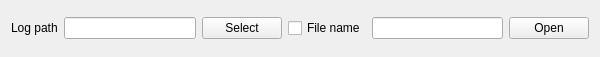
<?xml version="1.0" encoding="UTF-8"?>
<ui version="4.0">
 <class>LogFilePathClass</class>
 <widget class="QWidget" name="LogFilePathClass">
  <property name="geometry">
   <rect>
    <x>0</x>
    <y>0</y>
    <width>600</width>
    <height>57</height>
   </rect>
  </property>
  <property name="windowTitle">
   <string>LogFilePath</string>
  </property>
  <layout class="QVBoxLayout" name="verticalLayout">
   <item>
    <layout class="QHBoxLayout" name="horizontalLayout_7">
     <item>
      <widget class="QLabel" name="label_7">
       <property name="text">
        <string>Log path</string>
       </property>
      </widget>
     </item>
     <item>
      <widget class="QLineEdit" name="m_EditFilePath">
       <property name="enabled">
        <bool>true</bool>
       </property>
      </widget>
     </item>
     <item>
      <widget class="QPushButton" name="m_ButtonSelect">
       <property name="text">
        <string>Select</string>
       </property>
      </widget>
     </item>
     <item>
      <widget class="QCheckBox" name="saveFile">
       <property name="text">
        <string>File name</string>
       </property>
      </widget>
     </item>
     <item>
      <widget class="QLineEdit" name="fileName"/>
     </item>
     <item>
      <widget class="QPushButton" name="m_ButtonOpen">
       <property name="text">
        <string>Open</string>
       </property>
      </widget>
     </item>
    </layout>
   </item>
  </layout>
 </widget>
 <layoutdefault spacing="6" margin="11"/>
 <resources/>
 <connections/>
</ui>
